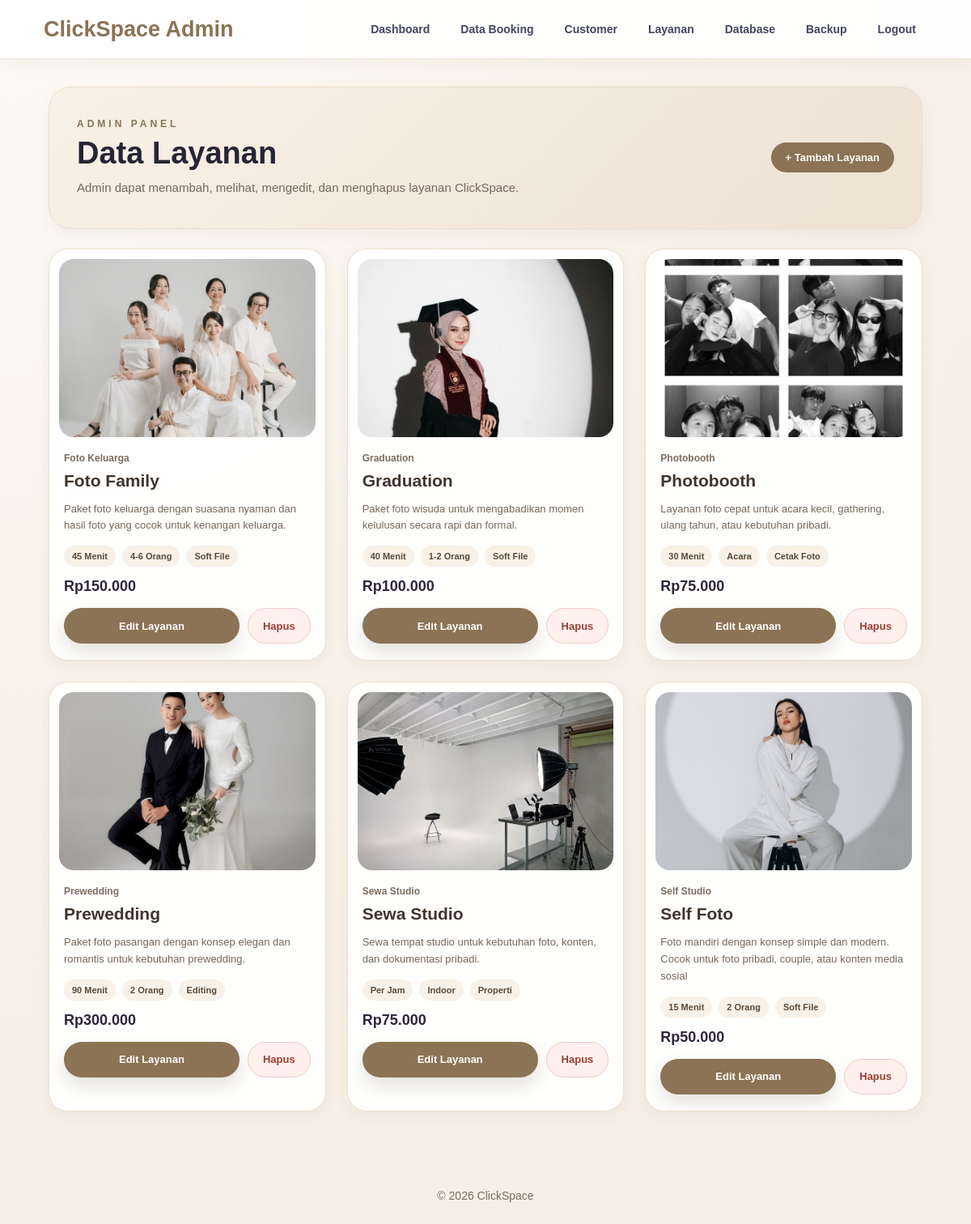
Screenshot of /admin-layanan.php (signed in) with the database file from the repository.
### tables this page shows
CREATE TABLE `layanan` (
  `id_layanan` int NOT NULL AUTO_INCREMENT,
  `nama_layanan` varchar(100) NOT NULL,
  `kategori` varchar(100) NOT NULL,
  `durasi` varchar(50) NOT NULL,
  `kapasitas` varchar(50) NOT NULL,
  `fasilitas` varchar(100) NOT NULL,
  `harga` int NOT NULL,
  `deskripsi` text NOT NULL,
  `gambar` varchar(255) NOT NULL,
  PRIMARY KEY (`id_layanan`)
);

### admin-layanan.php (the view, shortened to what this page needs)
<?php
include "koneksi.php";
function rupiah($angka) {
  return "Rp" . number_format($angka, 0, ',', '.');
}
$query_layanan = mysqli_query($conn, "SELECT * FROM layanan ORDER BY id_layanan ASC");
?>
<!DOCTYPE html>
<html lang="id">
<head>
  <link rel="stylesheet" href="style.css?v=70">
</head>
<body class="admin-page">
<header>
  <div class="logo">ClickSpace Admin</div>
  <nav>
    <a href="admin-dashboard.php">Dashboard</a>
    <a href="admin-booking.php">Data Booking</a>
    <a href="admin-users.php">Customer</a>
    <a href="admin-layanan.php">Layanan</a>
    <a href="admin-database.php">Database</a>
    <a href="backup_list.php">Backup</a>
    <a href="logout.php" class="btn-login">Logout</a>
  </nav>
</header>
<main class="admin-main">
  <section class="admin-page-title">
    <div>
      <p>ADMIN PANEL</p>
      <h1>Data Layanan</h1>
      <span>Admin dapat menambah, melihat, mengedit, dan menghapus layanan ClickSpace.</span>
    </div>
    <a href="admin-tambah-layanan.php" class="admin-hero-button">
      + Tambah Layanan
    </a>
  </section>
  <section class="admin-service-grid">
    <?php if (mysqli_num_rows($query_layanan) > 0) { ?>
      <?php while ($layanan = mysqli_fetch_assoc($query_layanan)) { ?>
        <div class="admin-service-card">
          <img
            src="<?php echo htmlspecialchars($layanan['gambar']); ?>"
            alt="<?php echo htmlspecialchars($layanan['nama_layanan']); ?>"
          >
          <div class="admin-service-content">
            <span><?php echo htmlspecialchars($layanan['kategori']); ?></span>
            <h2><?php echo htmlspecialchars($layanan['nama_layanan']); ?></h2>
            <p><?php echo htmlspecialchars($layanan['deskripsi']); ?></p>
            <div class="admin-service-meta">
              <small><?php echo htmlspecialchars($layanan['durasi']); ?></small>
              <small><?php echo htmlspecialchars($layanan['kapasitas']); ?></small>
              <small><?php echo htmlspecialchars($layanan['fasilitas']); ?></small>
            </div>
            <strong><?php echo rupiah($layanan['harga']); ?></strong>
            <div class="admin-service-action">
              <a
                href="admin-edit-layanan.php?id=<?php echo htmlspecialchars($layanan['id_layanan']); ?>"
                class="admin-edit-btn"
              >
                Edit Layanan
              </a>
              <a
                href="admin-hapus-layanan.php?id=<?php echo htmlspecialchars($layanan['id_layanan']); ?>"
                class="admin-delete-btn"
                onclick="return confirm('Yakin ingin menghapus layanan ini?');"
              >
                Hapus
              </a>
            </div>
          </div>
        </div>
      <?php } ?>
    <?php } ?>
  </section>
</main>
<footer>
  <p>© 2026 ClickSpace</p>
</footer>
</body>
</html>

### rows the page displays
layanan: gambar (picture), kategori "Foto Keluarga", nama_layanan "Foto Family", deskripsi "Paket foto keluarga dengan suasana nyaman dan hasil foto yang cocok untuk kenangan keluarga.", durasi "45 Menit", kapasitas "4-6 Orang", fasilitas "Soft File", harga "Rp150.000"
layanan: gambar (picture), kategori "Graduation", nama_layanan "Graduation", deskripsi "Paket foto wisuda untuk mengabadikan momen kelulusan secara rapi dan formal.", durasi "40 Menit", kapasitas "1-2 Orang", fasilitas "Soft File", harga "Rp100.000"
layanan: gambar (picture), kategori "Photobooth", nama_layanan "Photobooth", deskripsi "Layanan foto cepat untuk acara kecil, gathering, ulang tahun, atau kebutuhan pribadi.", durasi "30 Menit", kapasitas "Acara", fasilitas "Cetak Foto", harga "Rp75.000"
layanan: gambar (picture), kategori "Prewedding", nama_layanan "Prewedding", deskripsi "Paket foto pasangan dengan konsep elegan dan romantis untuk kebutuhan prewedding.", durasi "90 Menit", kapasitas "2 Orang", fasilitas "Editing", harga "Rp300.000"
layanan: gambar (picture), kategori "Sewa Studio", nama_layanan "Sewa Studio", deskripsi "Sewa tempat studio untuk kebutuhan foto, konten, dan dokumentasi pribadi.", durasi "Per Jam", kapasitas "Indoor", fasilitas "Properti", harga "Rp75.000"
layanan: gambar (picture), kategori "Self Studio", nama_layanan "Self Foto", deskripsi "Foto mandiri dengan konsep simple dan modern. Cocok untuk foto pribadi, couple, atau konten media sosial", durasi "15 Menit", kapasitas "2 Orang", fasilitas "Soft File", harga "Rp50.000"
